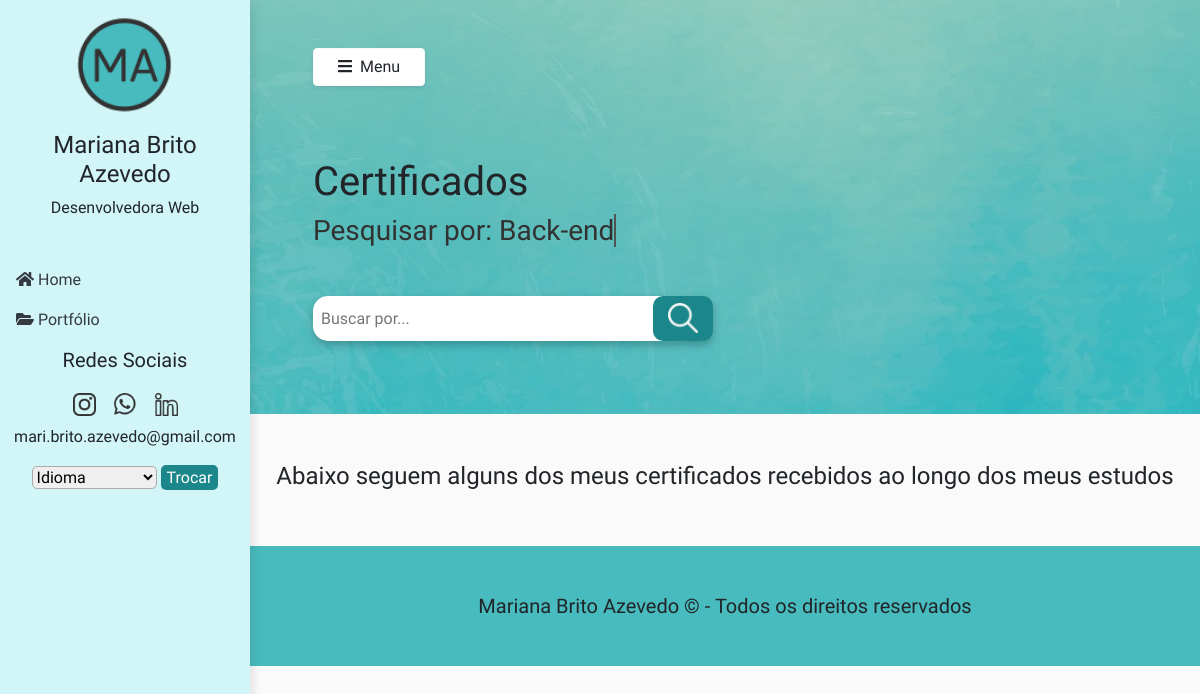
Page /portfolio/certificados/ on the earlier database version.
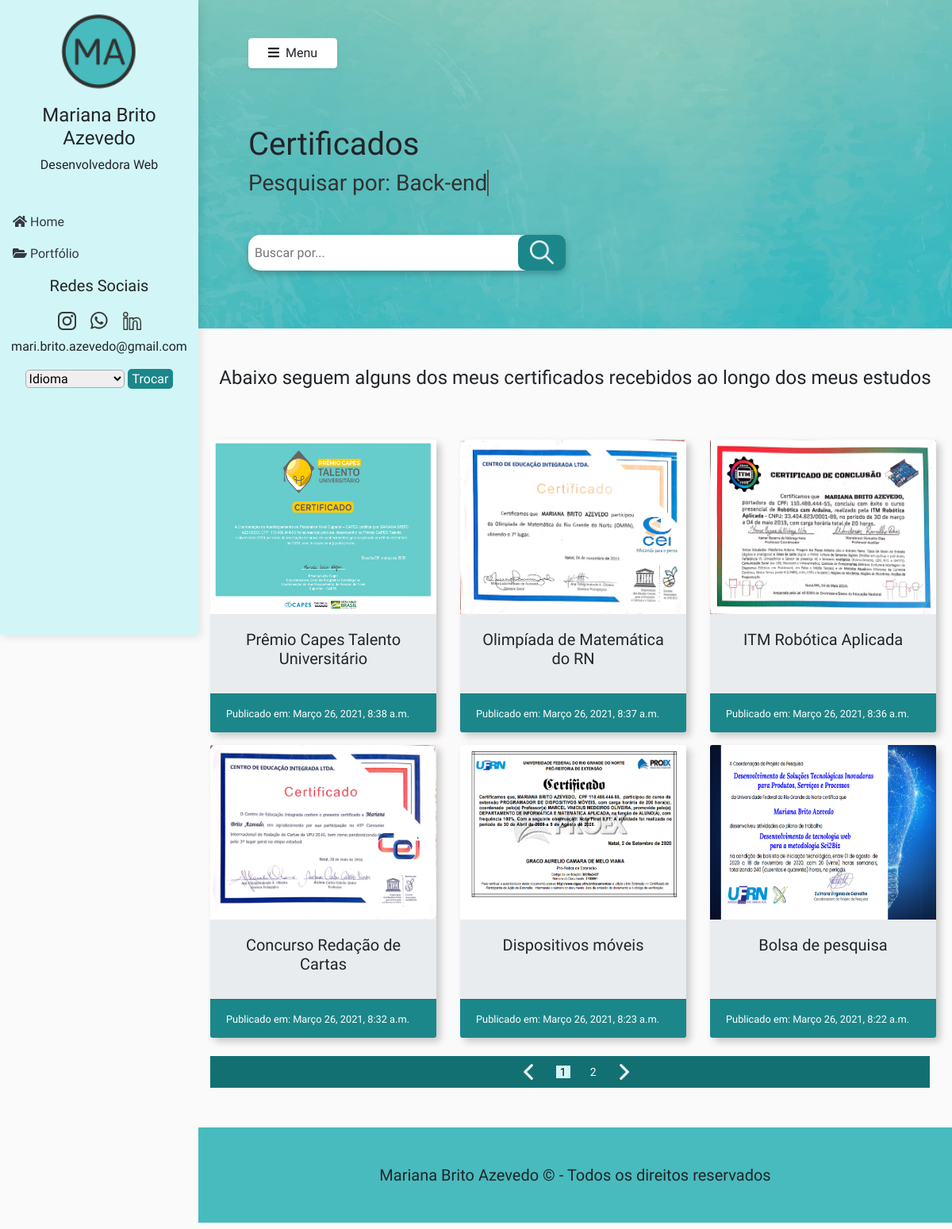
Same page on the later database version.
### port/models.py (models this page shows, shortened)
class CertificadoOK(models.Model):
    img = models.ImageField(upload_to='port/images', verbose_name='Imagem certificado', null=True, blank=True)
    titulo_port = models.CharField('Título português', max_length=200)
    titulo_ing = models.CharField('Título inglês', max_length=200)
    slug = models.SlugField('Atalho')
    descricao_port = models.TextField('Texto português')
    descricao_ing = models.TextField('Texto inglês')
    published_date = models.DateTimeField(default=timezone.now)
    def get_absolute_url(self):
        return reverse('port:certificado_details', args=[str(self.slug)])
    class Meta:
        verbose_name = 'Certificado OK'
        verbose_name_plural = 'Certificados OK'
        ordering = ['published_date']

### port/views.py (the view)
# urls.py: path('certificados/', views.certificado, name='certificado'),
def certificado(request):
    template_name = 'port/certificado.html'
    certificados = CertificadoOK.objects.all().order_by('-published_date')
    page = request.GET.get('page', 1)
    paginator = Paginator(certificados,6)
    try:
        certificados = paginator.page(page)
    except PageNotAnInteger:
        certificados = paginator.page(1)
    except EmptyPage:
        certificados = paginator.page(paginator.num_pages)
    context = {
        'certificados': certificados,
    }
    return render(request, template_name, context)

### port/templates/port/certificado.html (shortened to what the changed rows need)
{% load static %}
{% load i18n %}
{% get_current_language as LANGUAGE_CODE %}
<!DOCTYPE html>
<html lang="en">
<head>
    <link rel="stylesheet" href="{% static 'css/bootstrap.css' %}">
    <link rel="stylesheet" href="{% static 'css/style.css' %}">
    <link rel="stylesheet" href="{% static 'css/fontawesome.css' %}">
</head>
<body>
    {% if LANGUAGE_CODE == 'pt-br' %}
                    {% get_current_language as LANGUAGE_CODE %}
                            {% get_current_language as LANGUAGE_CODE %}
    <div class="page-content p-5" id="content">
        <div class="container">
            <div class="inicio" id="home">
                <h1 class="pt-5">Certificados</h1>
            </div>
        </div>
    </div>
    <div class="page-content-port" id="content2" style="background-color: #fafafa;">
        <div class="container">
            <div class="card-deck">
                {% for certificado in certificados %}
                <div class="card my-2">
                    <a href="{{certificado.get_absolute_url}}"><img class="card-img-top" src="{{certificado.img.url}}" alt="{{certificado.title}}" style="height: 220px;"></a>
                    <div class="card-body">
                        <h5 class="card-title text-center">{{certificado.titulo_port}}</h5>
                    </div>
                    <div class="card-footer" style="background-color: #1c878a;">
                        <p class="card-text"><small style=" color: white;">Publicado em: {{certificado.published_date}}</small></p>
                    </div>
                </div>
                {% endfor %}
                {% if certificados.has_other_pages %}
                    <div class="t-paginador">
                        <ul class="l-paginador">
                        {% if certificados.has_previous %}
                            <li><a href="?page={{ certificados.previous_page_number }}"><img src="{% static 'img/seta-esquerda.png' %}" alt="" style="height: 20px;"></a></li>
                        {% else %}
                            <li class="disabled"><span><img src="{% static 'img/seta-esquerda.png' %}" alt="" style="height: 20px;"></span></li>
                        {% endif %}
                        {% for i in certificados.paginator.page_range %}
                            {% if certificados.number == i %}
                            <li class="active"><span style="background-color: #d2f6f7; padding: 0px 5px; color: #030303;">{{ i }}</span></li>
                            {% elif i > certificados.number|add:'-3' and i < certificados.number|add:'3' %}
                            <li><a href="?page={{ i }}" style="color: white; text-decoration: none;">{{ i }}</a></li>
                            {% endif %}
                        {% endfor %}
                        {% if certificados.has_next %}
                            <li><a href="?page={{ certificados.next_page_number }}"><img src="{% static 'img/seta-direita.png' %}" alt="" style="height: 20px;"></a></li>
                        {% else %}
                            <li class="disabled"><span><img src="{% static 'img/seta-direita.png' %}" alt="" style="height: 20px;"></span></li>
                        {% endif %}
                        </ul>
                    </div>
                    {% endif %}
            </div>
        </div>
    </div>
    {% endif %}
</body>
</html>

Differences in the rows shown:
added CertificadoOK: img (picture), titulo_port "Prêmio Capes Talento Universitário", published_date "Março 26, 2021, 8:38 a.m."
added CertificadoOK: img (picture), titulo_port "Olimpíada de Matemática do RN", published_date "Março 26, 2021, 8:37 a.m."
added CertificadoOK: img (picture), titulo_port "ITM Robótica Aplicada", published_date "Março 26, 2021, 8:36 a.m."
added CertificadoOK: img (picture), titulo_port "Concurso Redação de Cartas", published_date "Março 26, 2021, 8:32 a.m."
added CertificadoOK: img (picture), titulo_port "Dispositivos móveis", published_date "Março 26, 2021, 8:23 a.m."
added CertificadoOK: img (picture), titulo_port "Bolsa de pesquisa", published_date "Março 26, 2021, 8:22 a.m."
Other differences:
new list line: "1"
new list line: "2"
